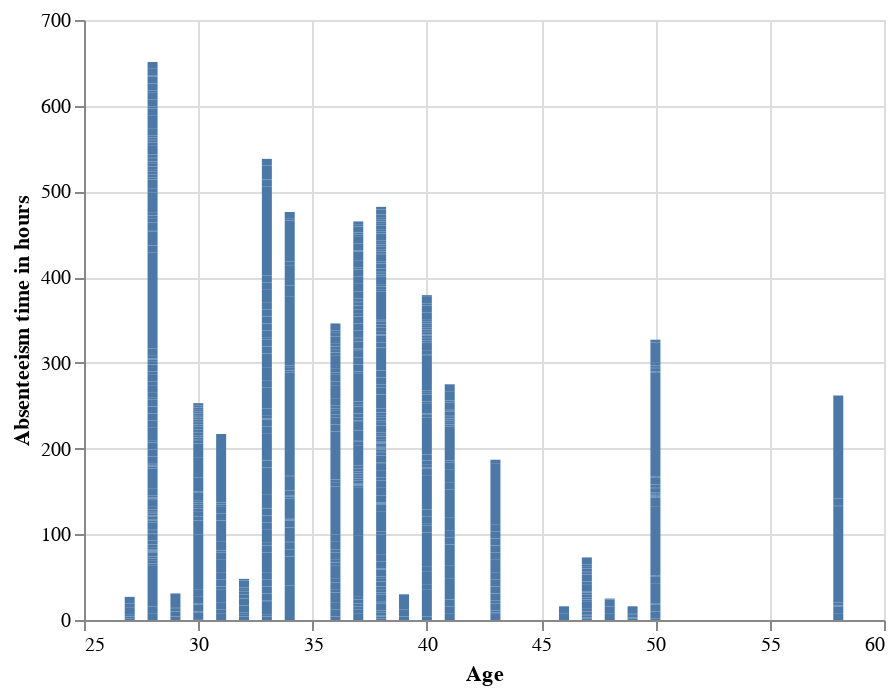

Notebook code cell kept with this figure:
### Code cell
alt.Chart(df).mark_bar().encode(x = "Age", y = "Absenteeism time in hours")

### Figure 1 — Vega-Lite specification as saved in the notebook (floating-point values rounded to 4 significant figures; data arrays with more than 128 entries replaced by an {"elided": "..."} marker saying what was removed)
{"config": {"view": {"continuousWidth": 400, "continuousHeight": 300}}, "data": {"name": "data-f286d4973bcea1ca199e9ee197b40641"}, "mark": "bar", "encoding": {"x": {"type": "quantitative", "field": "Age"}, "y": {"type": "quantitative", "field": "Absenteeism time in hours"}}, "$schema": "https://vega.github.io/schema/vega-lite/v4.8.1.json", "datasets": {"data-f286d4973bcea1ca199e9ee197b40641": {"elided": "740 records"}}}
